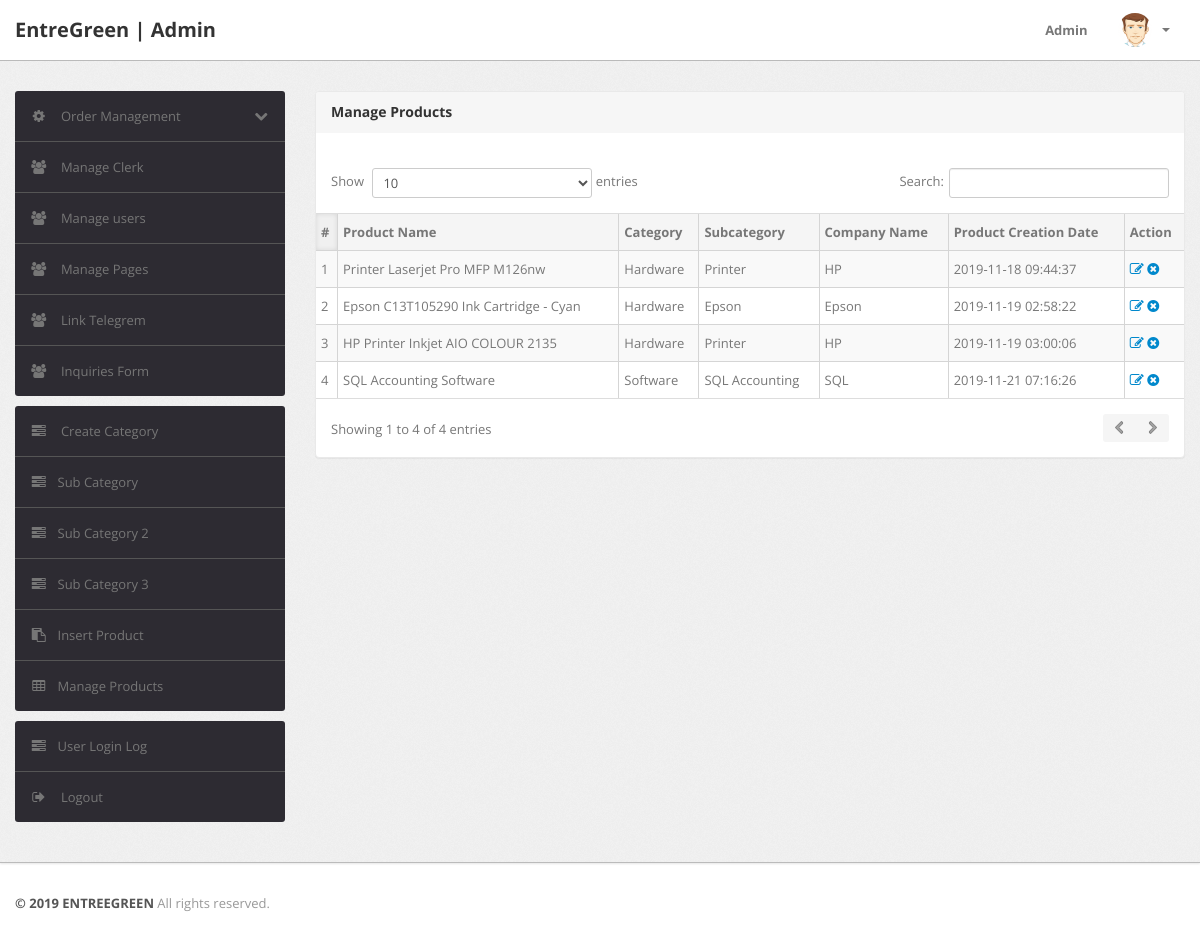
The app's page /Admin/manage-products.php (signed in) with its own data.
### tables this page shows
CREATE TABLE `products` (
  `id` int(11) NOT NULL,
  `category` int(11) NOT NULL,
  `subCategory` int(11) NOT NULL,
  `subcat2id` int(11) NOT NULL,
  `subcat3id` int(11) NOT NULL,
  `productName` varchar(255) NOT NULL,
  `productCompany` varchar(255) NOT NULL,
  `productPrice` int(11) NOT NULL,
  `productPriceBeforeDiscount` int(11) NOT NULL,
  `productDescription` longtext NOT NULL,
  `productImage1` varchar(255) NOT NULL,
  `productImage2` varchar(255) NOT NULL,
  `productImage3` varchar(255) NOT NULL,
  `shippingCharge` int(11) NOT NULL,
  `productAvailability` varchar(255) NOT NULL,
  `postingDate` timestamp NOT NULL DEFAULT current_timestamp(),
  `updationDate` varchar(255) NOT NULL
);

CREATE TABLE `category` (
  `id` int(11) NOT NULL,
  `categoryName` varchar(255) NOT NULL,
  `categoryDescription` longtext NOT NULL,
  `creationDate` timestamp NOT NULL DEFAULT current_timestamp(),
  `updationDate` varchar(255) NOT NULL
);

CREATE TABLE `subcategory` (
  `id` int(11) NOT NULL,
  `categoryid` int(11) NOT NULL,
  `subcategory` varchar(255) NOT NULL,
  `creationDate` timestamp NOT NULL DEFAULT current_timestamp(),
  `updationDate` varchar(255) NOT NULL
);

### Admin/manage-products.php (the view, shortened to what this page needs)
<?php
include('include/config.php');
if(strlen($_SESSION['alogin'])==0)
	{
header('location:index.php');
}
else{
?>
<!DOCTYPE html>
<html lang="en">
<head>
	<link type="text/css" href="bootstrap/css/bootstrap.min.css" rel="stylesheet">
	<link type="text/css" href="bootstrap/css/bootstrap-responsive.min.css" rel="stylesheet">
	<link type="text/css" href="css/theme.css" rel="stylesheet">
	<link type="text/css" href="images/icons/css/font-awesome.css" rel="stylesheet">
</head>
<body>
<?php include('include/header.php');?>
	<div class="wrapper">
		<div class="container">
			<div class="row">
<?php include('include/sidebar.php');?>
			<div class="span9">
					<div class="content">
	<div class="module">
							<div class="module-head">
								<h3>Manage Products</h3>
							</div>
							<div class="module-body table">
									<br />
								<table cellpadding="0" cellspacing="0" border="0" class="datatable-1 table table-bordered table-striped	 display" width="100%">
									<thead>
										<tr>
											<th>#</th>
											<th>Product Name</th>
											<th>Category </th>
											<th>Subcategory</th>
											<th>Company Name</th>
											<th>Product Creation Date</th>
											<th>Action</th>
										</tr>
									</thead>
									<tbody>
<?php $query=$mysqli->query("select products.*,category.categoryName,subcategory.subcategory from products join category on category.id=products.category join subcategory on subcategory.id=products.subCategory");
$cnt=1;
while($row=$query->fetch_array())
{
?>
										<tr>
											<td><?php echo htmlentities($cnt);?></td>
											<td><?php echo htmlentities($row['productName']);?></td>
											<td><?php echo htmlentities($row['categoryName']);?></td>
											<td> <?php echo htmlentities($row['subcategory']);?></td>
											<td><?php echo htmlentities($row['productCompany']);?></td>
											<td><?php echo htmlentities($row['postingDate']);?></td>
											<td>
											<a href="edit-products.php?id=<?php echo $row['id']?>" ><i class="icon-edit"></i></a>
											<a href="manage-products.php?id=<?php echo $row['id']?>&del=delete" onClick="return confirm('Are you sure you want to delete?')"><i class="icon-remove-sign"></i></a></td>
										</tr>
										<?php $cnt=$cnt+1; } ?>
								</table>
							</div>
						</div>
					</div>
				</div>
			</div>
		</div>
	</div>
<?php include('include/footer.php');?>
</body>
<?php } ?>

### Admin/include/header.php (shortened to what this page needs)
<div class="navbar navbar-fixed-top">
		<div class="navbar-inner">
			<div class="container">
			  	<a class="brand" href="#">
			  		EntreGreen | Admin
			  	</a>
				<div class="nav-collapse collapse navbar-inverse-collapse">
					<ul class="nav pull-right">
						<li><a href="#">
							Admin
						</a></li>
						<li class="nav-user dropdown">
							<a href="#" class="dropdown-toggle" data-toggle="dropdown">
								<img src="images/user.png" class="nav-avatar" />
								<b class="caret"></b>
							</a>
						</li>
					</ul>
				</div>
			</div>
		</div>
	</div>

### Admin/include/sidebar.php (shortened to what this page needs)
<div class="span3">
					<div class="sidebar">
<ul class="widget widget-menu unstyled">
							<li>
								<a class="collapsed" data-toggle="collapse" href="#togglePages">
									<i class="menu-icon icon-cog"></i>
									<i class="icon-chevron-down pull-right"></i><i class="icon-chevron-up pull-right"></i>
									Order Management
								</a>
							</li>
							<li>
								<a href="addclerknew.php">
									<i class="menu-icon icon-group"></i>
									Manage Clerk
								</a>
							</li>
							<li>
								<a href="manage-users.php">
									<i class="menu-icon icon-group"></i>
									Manage users
								</a>
							</li>
							<li>
								<a href="contactus.php">
									<i class="menu-icon icon-group"></i>
									Manage Pages
								</a>
							</li>
							<li>
								<a href="joinus.php">
									<i class="menu-icon icon-group"></i>
									Link Telegrem
								</a>
							</li>
							<li>
								<a href="inquiries-form.php">
									<i class="menu-icon icon-group"></i>
									Inquiries Form
								</a>
							</li>
						</ul>
						<ul class="widget widget-menu unstyled">
                                <li><a href="category.php"><i class="menu-icon icon-tasks"></i> Create Category </a></li>
                                <li><a href="subcategory.php"><i class="menu-icon icon-tasks"></i>Sub Category </a></li>
                                <li><a href="subcat2.php"><i class="menu-icon icon-tasks"></i>Sub Category 2 </a></li>
                                <li><a href="subcat3.php"><i class="menu-icon icon-tasks"></i>Sub Category 3 </a></li>
                                <li><a href="insert-product.php"><i class="menu-icon icon-paste"></i>Insert Product </a></li>
                                <li><a href="manage-products.php"><i class="menu-icon icon-table"></i>Manage Products </a></li>
                            </ul>
						<ul class="widget widget-menu unstyled">
							<li><a href="user-logs.php"><i class="menu-icon icon-tasks"></i>User Login Log </a></li>
							<li>
								<a href="logout.php">
									<i class="menu-icon icon-signout"></i>
									Logout
								</a>
							</li>
						</ul>
					</div>
				</div>

### Admin/include/footer.php
<div class="footer">
	<div class="container">
		<b class="copyright">&copy; 2019 ENTREEGREEN </b> All rights reserved.
	</div>
</div>

### records on screen
products: productName "Printer Laserjet Pro MFP M126nw", category.categoryName "Hardware", subcategory.subcategory "Printer", productCompany "HP", postingDate "2019-11-18 09:44:37"
products: productName "Epson C13T105290 Ink Cartridge - Cyan", category.categoryName "Hardware", subcategory.subcategory "Epson", productCompany "Epson", postingDate "2019-11-19 02:58:22"
products: productName "HP Printer Inkjet AIO COLOUR 2135", category.categoryName "Hardware", subcategory.subcategory "Printer", productCompany "HP", postingDate "2019-11-19 03:00:06"
products: productName "SQL Accounting Software", category.categoryName "Software", subcategory.subcategory "SQL Accounting", productCompany "SQL", postingDate "2019-11-21 07:16:26"
